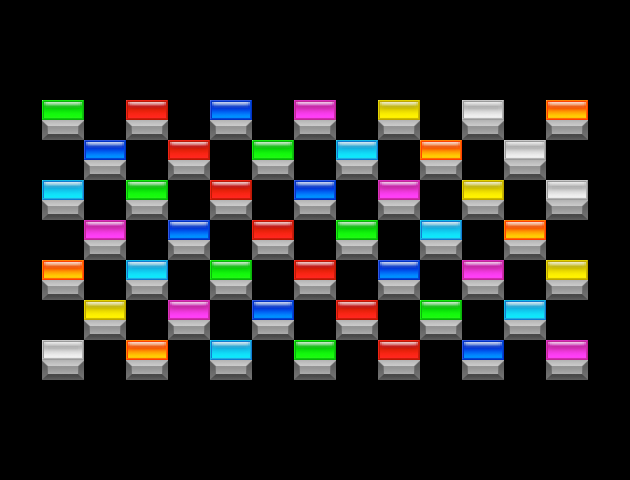

A 2D game scene composited from a Tiled map and its tileset images. What follows is a short description and the map's XML, with each tile layer's data collapsed to a summary:
An orthogonal 15x24 tile map with 42x20 px tiles, 10 tile layers (red, yellow, blue, green, ...).

<map version="1.5" tiledversion="1.7.2" orientation="orthogonal" renderorder="left-down" width="15" height="24" tilewidth="42" tileheight="20" infinite="0" nextlayerid="12" nextobjectid="1">
 <tileset firstgid="1" name="sprites" tilewidth="42" tileheight="20" spacing="16" tilecount="420" columns="15">
  <image source="sprites/sprites.png" width="880" height="1024" />
 </tileset>
 <layer id="1" name="red" width="15" height="24">
  <data>[360 cells, 7 non-empty, 1 distinct tile ids]</data>
 </layer>
 <layer id="2" name="yellow" width="15" height="24">
  <data>[360 cells, 4 non-empty, 1 distinct tile ids]</data>
 </layer>
 <layer id="3" name="blue" width="15" height="24">
  <data>[360 cells, 7 non-empty, 1 distinct tile ids]</data>
 </layer>
 <layer id="5" name="green" width="15" height="24">
  <data>[360 cells, 7 non-empty, 1 distinct tile ids]</data>
 </layer>
 <layer id="9" name="white" width="15" height="24">
  <data>[360 cells, 4 non-empty, 1 distinct tile ids]</data>
 </layer>
 <layer id="10" name="orange" width="15" height="24">
  <data>[360 cells, 5 non-empty, 1 distinct tile ids]</data>
 </layer>
 <layer id="11" name="cyan" width="15" height="24">
  <data>[360 cells, 6 non-empty, 1 distinct tile ids]</data>
 </layer>
 <layer id="6" name="silver" width="15" height="24">
  <data>[360 cells, 46 non-empty, 1 distinct tile ids]</data>
 </layer>
 <layer id="7" name="gold" width="15" height="24">
  <data>[360 cells, 0 non-empty, 0 distinct tile ids]</data>
 </layer>
 <layer id="8" name="magenta" width="15" height="24">
  <data>[360 cells, 6 non-empty, 1 distinct tile ids]</data>
 </layer>
</map>
